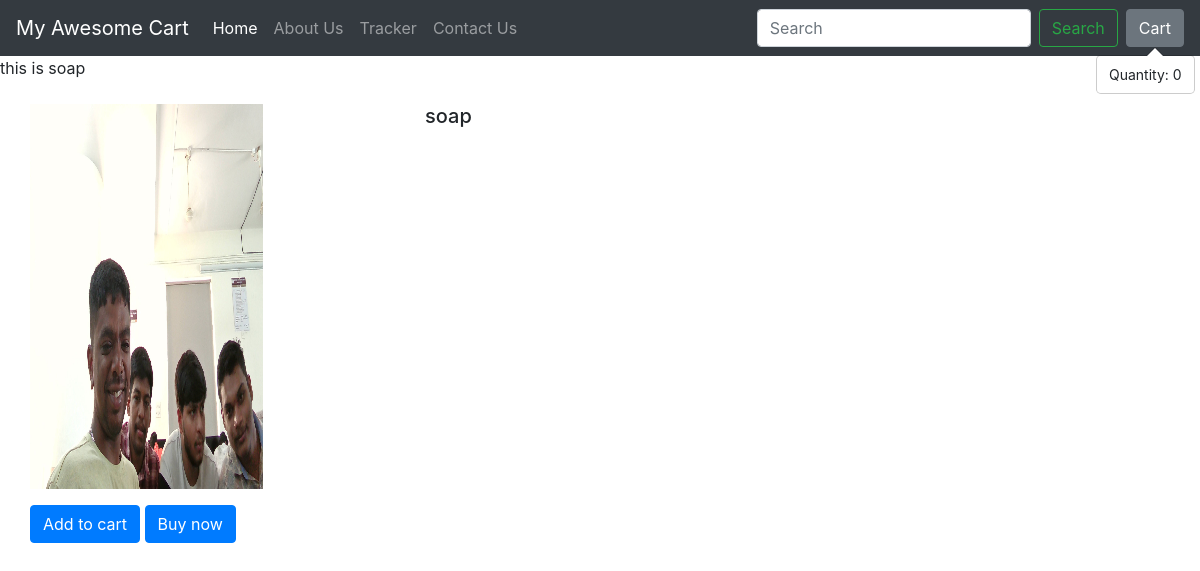
The page /shop/products/3 on the database its author committed.
### shop/models.py (models this page shows, shortened)
class Product(models.Model):
    p_id = models.AutoField
    p_name = models.CharField(max_length=50, default="")
    category = models.CharField(max_length=50, default="")
    sub_category = models.CharField(max_length=50, default="")
    price = models.IntegerField(default=0)
    p_desc = models.CharField(max_length=300, default="")
    pub_date = models.DateField()
    image = models.ImageField(upload_to="shop/images", default="")

### shop/views.py (the view)
# urls.py: path("products/<int:myid>", views.product_view, name="Product_View"),
def product_view(request, myid):
    prod = Product.objects.filter(id=myid)
    param = {"product": prod[0]}
    return render(request, "shop/product_view.html", param)

### template/shop/product_view.html (shortened to what this page needs)
{% extends 'shop/basic.html' %}
{% block body%} this is {{product.p_name}}
<div class="container my-4">
    <div class="row">
        <div class="col-md-4">
            <div class="row">
                <img src="/media/{{product.image}}" width="233px" height="385px">
            </div>
        </div>
        <div class="col-md-8">
            <h5>{{product.p_name}}</h5>
        </div>
        <div class="row-my-4">
                            <button id="pr{{i.id}}" class="btn btn-primary cart">Add to cart</button>
                            <button id="pv{{i.id}}" class="btn btn-primary cart">Buy now</button>
        </div>
    </div>
</div>
{% endblock %}

### rows shown on the page
Product: p_name "soap", image (picture)
